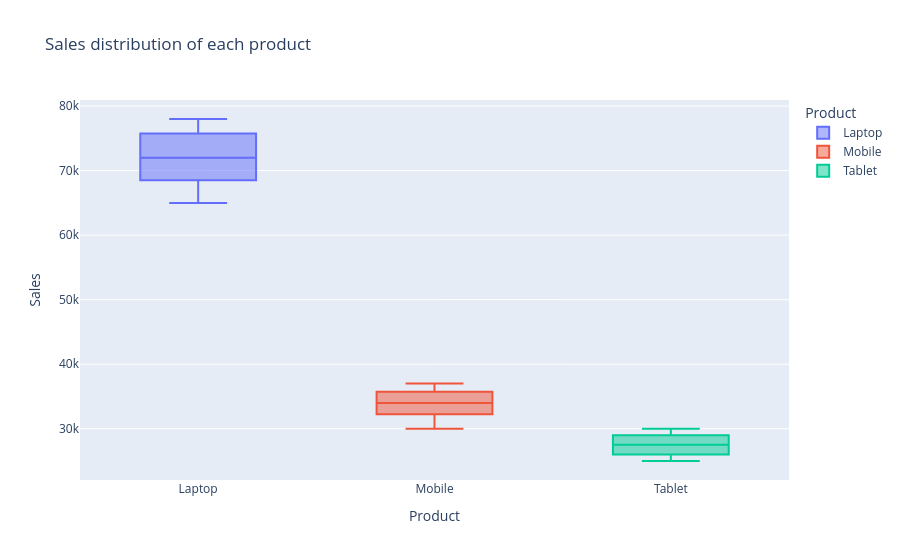

The notebook cell this image was saved under:
### Code cell
# Q5
fig=px.box(
    df,
    x="Product",
    y="Sales",
    color="Product",
    title="Sales distribution of each product "
   
  
)
fig.show()

### Figure 1 — Plotly figure (JSON) as saved in the notebook; plotly's stock layout.template omitted (floating-point values rounded to 4 significant figures)
{"data": [{"alignmentgroup": "True", "hovertemplate": "Product=%{x}<br>Sales=%{y}<extra></extra>", "legendgroup": "Laptop", "marker": {"color": "#636efa"}, "name": "Laptop", "notched": false, "offsetgroup": "Laptop", "orientation": "v", "showlegend": true, "type": "box", "x": ["Laptop", "Laptop", "Laptop", "Laptop", "Laptop", "Laptop", "Laptop"], "x0": " ", "xaxis": "x", "y": [65000, 70000, 68000, 72000, 75000, 76000, 78000], "y0": " ", "yaxis": "y"}, {"alignmentgroup": "True", "hovertemplate": "Product=%{x}<br>Sales=%{y}<extra></extra>", "legendgroup": "Mobile", "marker": {"color": "#EF553B"}, "name": "Mobile", "notched": false, "offsetgroup": "Mobile", "orientation": "v", "showlegend": true, "type": "box", "x": ["Mobile", "Mobile", "Mobile", "Mobile", "Mobile", "Mobile", "Mobile"], "x0": " ", "xaxis": "x", "y": [30000, 32000, 35000, 33000, 34000, 36000, 37000], "y0": " ", "yaxis": "y"}, {"alignmentgroup": "True", "hovertemplate": "Product=%{x}<br>Sales=%{y}<extra></extra>", "legendgroup": "Tablet", "marker": {"color": "#00cc96"}, "name": "Tablet", "notched": false, "offsetgroup": "Tablet", "orientation": "v", "showlegend": true, "type": "box", "x": ["Tablet", "Tablet", "Tablet", "Tablet", "Tablet", "Tablet"], "x0": " ", "xaxis": "x", "y": [25000, 27000, 26000, 28000, 29000, 30000], "y0": " ", "yaxis": "y"}], "layout": {"boxmode": "overlay", "legend": {"title": {"text": "Product"}, "tracegroupgap": 0}, "title": {"text": "Sales distribution of each product "}, "xaxis": {"anchor": "y", "categoryarray": ["Laptop", "Mobile", "Tablet"], "categoryorder": "array", "domain": [0, 1], "title": {"text": "Product"}}, "yaxis": {"anchor": "x", "domain": [0, 1], "title": {"text": "Sales"}}}}
